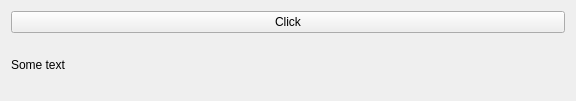
<?xml version="1.0" encoding="UTF-8"?>
<ui version="4.0">
 <class>Widget</class>
 <widget class="QWidget" name="Widget">
  <property name="geometry">
   <rect>
    <x>0</x>
    <y>0</y>
    <width>576</width>
    <height>101</height>
   </rect>
  </property>
  <property name="windowTitle">
   <string>Form</string>
  </property>
  <layout class="QVBoxLayout" name="verticalLayout">
   <item>
    <widget class="QPushButton" name="button">
     <property name="text">
      <string>Click</string>
     </property>
    </widget>
   </item>
   <item>
    <widget class="QLabel" name="label">
     <property name="text">
      <string>Some text</string>
     </property>
    </widget>
   </item>
  </layout>
 </widget>
 <resources/>
 <connections/>
</ui>
